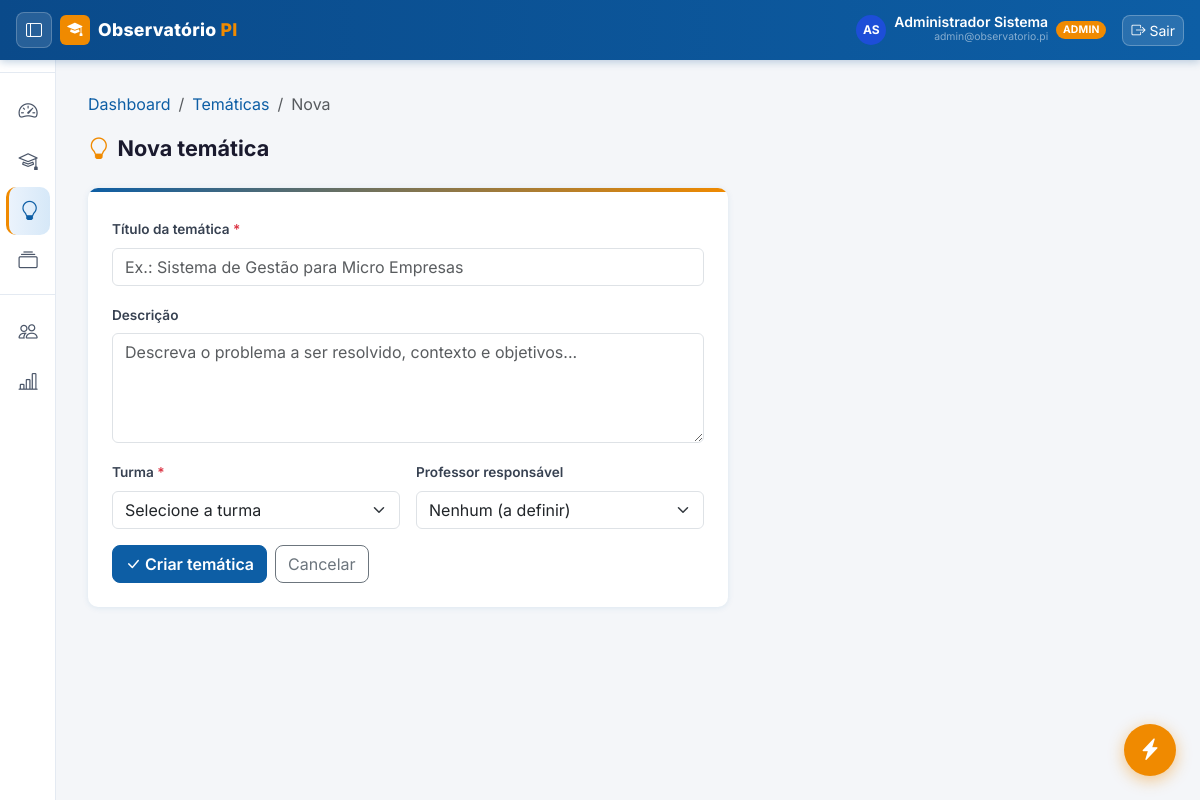
Screenshot of /tematicas/nova (signed in) with the database file from the repository.
### observatorio_pi/app/models/user.py (models this page shows)
class User(Base):
    __tablename__ = "users"
    id           = Column(Integer, primary_key=True, index=True)
    nome         = Column(String, nullable=False)
    email        = Column(String, unique=True, index=True, nullable=False)
    senha_hash   = Column(String, nullable=False)
    tipo         = Column(String, default="ALUNO", nullable=False)
    ativo        = Column(Boolean, default=True, nullable=False)
    bio          = Column(Text, default="")          # apresentação pessoal
    linkedin     = Column(String, default="")        # URL LinkedIn
    github       = Column(String, default="")        # URL GitHub
    portfolio_url= Column(String, default="")        # site/portfolio pessoal
    area_interesse = Column(String, default="")      # ex: "Backend, IA, Mobile"
    cidade       = Column(String, default="")        # localização
    telefone     = Column(String, default="")        # contato para empresas
    foto_perfil  = Column(String, nullable=True, default=None)  # caminho relativo em static/

### observatorio_pi/app/main.py (the view)
@app.get("/tematicas/nova", response_class=HTMLResponse)
def nova_tematica_view(request: Request, db: Session = Depends(get_db)):
    usuario = get_usuario_logado(request, db)
    if not usuario or usuario.tipo not in ("ADMIN", "COORDENADOR"):
        return RedirectResponse(url="/dashboard", status_code=303)
    turmas = db.query(Turma).filter(Turma.ativa == True).order_by(Turma.nome).all()
    professores = db.query(User).filter(User.tipo == "PROFESSOR", User.ativo == True).order_by(User.nome).all()
    return templates.TemplateResponse("tematica_form.html", {
        "request": request, "usuario": usuario, "editando": None,
        "turmas": turmas, "professores": professores, "active_page": "tematicas"
    })

### observatorio_pi/app/templates/tematica_form.html (shortened to what this page needs)
{% extends "base_auth.html" %}
{% block content %}
<div class="mb-4">
    <nav aria-label="breadcrumb"><ol class="breadcrumb small"><li class="breadcrumb-item"><a href="/dashboard">Dashboard</a></li><li class="breadcrumb-item"><a href="/tematicas">Temáticas</a></li><li class="breadcrumb-item active">{% if editando %}Editar{% else %}Nova{% endif %}</li></ol></nav>
    <div class="page-title"><i class="bi bi-lightbulb me-2" style="color:var(--senac-orange);"></i>{% if editando %}Editar temática{% else %}Nova temática{% endif %}</div>
</div>
<div class="card p-4" style="max-width:640px;overflow:hidden;">
    <div style="height:4px;background:linear-gradient(90deg,var(--senac-blue),var(--senac-orange));border-radius:4px;margin:-1.5rem -1.5rem 1.5rem;"></div>
    <form method="post" action="{% if editando %}/tematicas/{{ editando.id }}/editar{% else %}/tematicas/nova{% endif %}">
        <div class="mb-3">
            <label class="form-label fw-semibold" style="font-size:.85rem;color:#374151;">Título da temática <span class="text-danger">*</span></label>
            <input type="text" name="titulo" class="form-control" placeholder="Ex.: Sistema de Gestão para Micro Empresas" maxlength="200" value="{{ editando.titulo if editando else '' }}" required>
        </div>
        <div class="mb-3">
            <label class="form-label fw-semibold" style="font-size:.85rem;color:#374151;">Descrição</label>
            <textarea name="descricao" class="form-control" rows="4" placeholder="Descreva o problema a ser resolvido, contexto e objetivos...">{{ editando.descricao if editando else '' }}</textarea>
        </div>
        <div class="row g-3 mb-3">
            <div class="col-sm-6">
                <label class="form-label fw-semibold" style="font-size:.85rem;color:#374151;">Turma <span class="text-danger">*</span></label>
                <select name="turma_id" class="form-select" required>
                    <option value="">Selecione a turma</option>
                </select>
            </div>
            <div class="col-sm-6">
                <label class="form-label fw-semibold" style="font-size:.85rem;color:#374151;">Professor responsável</label>
                <select name="professor_id" class="form-select">
                    <option value="">Nenhum (a definir)</option>
                </select>
            </div>
        </div>
        <div class="d-flex gap-2">
            <button type="submit" class="btn btn-primary" style="border-radius:8px;"><i class="bi bi-check-lg me-1"></i>{% if editando %}Salvar{% else %}Criar temática{% endif %}</button>
            <a href="/tematicas" class="btn btn-outline-secondary" style="border-radius:8px;">Cancelar</a>
        </div>
    </form>
</div>
{% endblock %}

### observatorio_pi/app/templates/base_auth.html (shortened to what this page needs)
{% extends "base.html" %}
{% macro avatar(u, size=32) %}
{% if u.foto_perfil %}
<img src="/static/{{ u.foto_perfil }}"
     style="width:{{ size }}px;height:{{ size }}px;border-radius:50%;object-fit:cover;flex-shrink:0;"
     alt="{{ u.nome }}">
{% else %}
{% set cores_avatar = ['#0D5EA5','#7c3aed','#d97706','#065f46','#991b1b','#1d4ed8','#92400e','#166534'] %}
{% set cor = cores_avatar[(u.nome|length) % (cores_avatar|length)] %}
<div class="d-flex align-items-center justify-content-center fw-bold flex-shrink-0"
     style="width:{{ size }}px;height:{{ size }}px;border-radius:50%;background:{{ cor }};
            color:#fff;font-size:{{ (size * 0.4)|int }}px;">
    {{ u.nome[0].upper() }}{% if u.nome.split()|length > 1 %}{{ u.nome.split()[1][0].upper() }}{% endif %}
</div>
{% endif %}
{% endmacro %}
{% block body %}
<nav class="navbar navbar-senac navbar-expand-lg">
    <div class="container-fluid px-3">
        <button id="sidebarToggle"
                class="btn btn-sm d-none d-md-flex align-items-center justify-content-center me-2"
                title="Expandir/recolher menu"
                style="background:rgba(255,255,255,.12);color:#fff;border:1px solid rgba(255,255,255,.22);
                       border-radius:8px;width:36px;height:36px;flex-shrink:0;">
            <i class="bi bi-layout-sidebar" style="font-size:1rem;"></i>
        </button>
        <a class="navbar-brand d-flex align-items-center gap-2" href="/dashboard">
            <div style="background:var(--senac-orange);border-radius:6px;width:30px;height:30px;
                        display:flex;align-items:center;justify-content:center;">
                <i class="bi bi-mortarboard-fill text-white" style="font-size:.95rem;"></i>
            </div>
            <span>Observatório <span class="brand-dot">PI</span></span>
        </a>
        <div class="ms-auto d-flex align-items-center gap-3">
            <a href="{{ url_perfil(usuario) }}"
               class="text-decoration-none d-none d-sm-flex align-items-center gap-2"
               title="Meu perfil">
                {{ avatar(usuario, 30) }}
                <div class="text-end">
                    <div class="text-white small fw-semibold lh-1">{{ usuario.nome }}</div>
                    <div class="text-white-50" style="font-size:.65rem;">
                        {{ usuario.email[:28] }}{% if usuario.email|length > 28 %}…{% endif %}
                    </div>
                </div>
                <span class="badge rounded-pill"
                      style="background:var(--senac-orange);font-size:.65rem;font-weight:700;letter-spacing:.02em;">
                    {{ usuario.tipo }}
                </span>
            </a>
            <a href="/logout" class="btn btn-sm d-flex align-items-center gap-1"
               style="background:rgba(255,255,255,.12);color:#fff;
                      border:1px solid rgba(255,255,255,.25);border-radius:8px;">
                <i class="bi bi-box-arrow-right"></i>
                <span class="d-none d-sm-inline">Sair</span>
            </a>
        </div>
    </div>
</nav>
<div class="d-flex" style="min-height:calc(100vh - 60px);">
    <nav class="d-none d-md-flex flex-column sidebar collapsed" id="mainSidebar"
         style="background:#fff;border-right:1px solid #e4eaf2;padding-top:.75rem;">
        <div class="sidebar-section-label">
        </div>
        <ul class="nav flex-column px-1 mb-1">
            <li class="nav-item">
                <a class="nav-link {% if active_page == 'dashboard' %}active{% endif %}"
                   href="/dashboard" title="Dashboard">
                    <i class="bi bi-speedometer2 me-2"></i>
                </a>
            </li>
            {% if usuario.tipo in ('ADMIN','COORDENADOR') %}
            <li class="nav-item">
                <a class="nav-link {% if active_page == 'turmas' %}active{% endif %}"
                   href="/turmas" title="Turmas">
                    <i class="bi bi-mortarboard me-2"></i>
                </a>
            </li>
            {% endif %}
            <li class="nav-item">
                <a class="nav-link {% if active_page == 'tematicas' %}active{% endif %}"
                   href="/tematicas"
                   title="{% if usuario.tipo == 'ALUNO' %}Minhas Temáticas{% else %}Temáticas{% endif %}">
                    <i class="bi bi-lightbulb me-2"></i>
                </a>
            </li>
            <li class="nav-item">
                <a class="nav-link {% if active_page == 'portfolio' %}active{% endif %}"
                   href="/portfolio" title="Portfólio">
                    <i class="bi bi-collection me-2"></i>
                </a>
            </li>
        </ul>
        {% if usuario.tipo in ('ADMIN','COORDENADOR') %}
        <div class="sidebar-section-label mt-1">
        </div>
        <ul class="nav flex-column px-1 mb-1">
            {% if usuario.tipo == 'ADMIN' %}
            <li class="nav-item">
                <a class="nav-link {% if active_page == 'usuarios' %}active{% endif %}"
                   href="/usuarios" title="Usuários">
                    <i class="bi bi-people me-2"></i>
                </a>
            </li>
            {% endif %}
            <li class="nav-item">
                <a class="nav-link {% if active_page == 'relatorios' %}active{% endif %}"
                   href="/relatorios" title="Relatórios">
                    <i class="bi bi-bar-chart-line me-2"></i>
                </a>
            </li>
        </ul>
        {% endif %}
    </nav>
    <main class="main-content">
        {% block content %}{% endblock %}
    </main>
</div>
<div id="fabContainer">
    <button id="fabBtn" title="Ações rápidas">
        <i class="bi bi-lightning-charge-fill" id="fabIcon"></i>
    </button>
</div>
{% endblock %}

### observatorio_pi/app/templates/base.html (style rules this page uses)
:root { --senac-blue: #0D5EA5; --senac-blue-dark: #0A4A8A; --senac-blue-deeper: #083A6E; --senac-orange: #F08A00; --senac-orange-dark: #D47A00; --senac-orange-light:#FFF3DC; --senac-bg: #F4F6F9; --senac-sidebar-bg: #FFFFFF; --senac-card-shadow: 0 1px 6px rgba(13,94,165,.10); --senac-radius: 10px; }
*, *::before, *::after { box-sizing: border-box; }
body { font-family: 'Inter', system-ui, sans-serif; background-color: var(--senac-bg); color: #1a1a2e; }
.btn-primary { background-color: var(--senac-blue); border-color: var(--senac-blue); color: #fff; font-weight: 600; }
a { color: var(--senac-blue); }
.card { border: none; border-radius: var(--senac-radius); box-shadow: var(--senac-card-shadow); }
.navbar-senac { background: linear-gradient(90deg, var(--senac-blue-dark) 0%, var(--senac-blue) 100%); box-shadow: 0 2px 8px rgba(10,74,138,.25); min-height: 60px; }
.navbar-senac .navbar-brand { font-weight: 800; font-size: 1.1rem; letter-spacing: .3px; color: #fff !important; }
.navbar-senac .navbar-brand .brand-dot { color: var(--senac-orange); }
.sidebar { min-height: calc(100vh - 60px); background: var(--senac-sidebar-bg); border-right: 1px solid #e4eaf2; padding-top: 1.25rem; }
.sidebar .nav-link { color: #4a5568; border-radius: 8px; margin-bottom: 2px; padding: .5rem .9rem; font-size: .875rem; font-weight: 500; transition: background .15s, color .15s; display: flex; align-items: center; }
.sidebar .nav-link i { width: 20px; text-align: center; flex-shrink: 0; }
.sidebar .nav-link.active { background: linear-gradient(90deg, #EBF3FC 0%, #D6E8F8 100%); color: var(--senac-blue); font-weight: 600; border-left: 3px solid var(--senac-orange); padding-left: calc(.9rem - 3px); }
.sidebar-section-label { font-size: .68rem; font-weight: 700; text-transform: uppercase; letter-spacing: .08em; color: #9aa5b4; padding: .75rem .9rem .25rem; }
.main-content { padding: 2rem; }
.page-title { font-size: 1.35rem; font-weight: 700; color: #1a1a2e; }
.breadcrumb-item a { color: var(--senac-blue); text-decoration: none; }

### observatorio_pi/app/templates/base_auth.html (style rules this page uses)
:root { --sidebar-expanded: 220px; --sidebar-collapsed: 56px; }
.sidebar { width: var(--sidebar-expanded); min-width: var(--sidebar-expanded); max-width: var(--sidebar-expanded); transition: width 240ms ease, min-width 240ms ease, max-width 240ms ease; overflow: hidden; flex-shrink: 0; }
.sidebar.collapsed { width: var(--sidebar-collapsed) !important; min-width: var(--sidebar-collapsed) !important; max-width: var(--sidebar-collapsed) !important; padding-left: 0 !important; padding-right: 0 !important; }
.sidebar.collapsed ul.nav { padding-left: 0 !important; padding-right: 0 !important; }
.sidebar.collapsed .sidebar-section-label { padding: .4rem 0; margin: 0; border-top: 1px solid #e4eaf2; }
.sidebar.collapsed .nav-link { display: flex !important; justify-content: center !important; align-items: center !important; width: var(--sidebar-collapsed) !important; padding: .6rem 0 !important; margin: 1px 0 !important; border-radius: 0 !important; position: relative; }
.sidebar.collapsed .nav-link:hover, .sidebar.collapsed .nav-link.active { border-radius: 10px !important; margin: 1px 6px !important; width: calc(var(--sidebar-collapsed) - 12px) !important; }
.sidebar.collapsed .nav-link i { margin: 0 !important; font-size: 1.2rem !important; width: auto !important; flex-shrink: 0; }
.main-content { flex: 1; min-width: 0; transition: none; }
#fabContainer { position: fixed; bottom: 24px; right: 24px; z-index: 1050; display: flex; flex-direction: column-reverse; align-items: flex-end; gap: 8px; }
#fabBtn { width: 52px; height: 52px; border-radius: 50%; background: var(--senac-orange); color: #fff; border: none; box-shadow: 0 4px 16px rgba(240,138,0,.45); display: flex; align-items: center; justify-content: center; font-size: 1.35rem; cursor: pointer; transition: background .15s, transform .15s, box-shadow .15s; flex-shrink: 0; }

### rows the page displays
User: nome "A", nome.split "S", nome "Administrador Sistema", email "admin@observatorio.pi", tipo "ADMIN"
